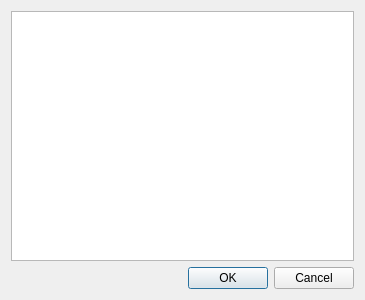
<ui version="4.0" >
 <class>QgsAvoidIntersectionsDialogBase</class>
 <widget class="QDialog" name="QgsAvoidIntersectionsDialogBase" >
  <property name="geometry" >
   <rect>
    <x>0</x>
    <y>0</y>
    <width>365</width>
    <height>300</height>
   </rect>
  </property>
  <property name="windowTitle" >
   <string>Remove intersections of new polygons with layers</string>
  </property>
  <layout class="QGridLayout" name="gridLayout" >
   <item row="0" column="0" >
    <widget class="QListWidget" name="mLayersListWidget" />
   </item>
   <item row="1" column="0" >
    <widget class="QDialogButtonBox" name="mButtonBox" >
     <property name="orientation" >
      <enum>Qt::Horizontal</enum>
     </property>
     <property name="standardButtons" >
      <set>QDialogButtonBox::Cancel|QDialogButtonBox::Ok</set>
     </property>
    </widget>
   </item>
  </layout>
 </widget>
 <resources/>
 <connections>
  <connection>
   <sender>mButtonBox</sender>
   <signal>accepted()</signal>
   <receiver>QgsAvoidIntersectionsDialogBase</receiver>
   <slot>accept()</slot>
   <hints>
    <hint type="sourcelabel" >
     <x>248</x>
     <y>254</y>
    </hint>
    <hint type="destinationlabel" >
     <x>157</x>
     <y>274</y>
    </hint>
   </hints>
  </connection>
  <connection>
   <sender>mButtonBox</sender>
   <signal>rejected()</signal>
   <receiver>QgsAvoidIntersectionsDialogBase</receiver>
   <slot>reject()</slot>
   <hints>
    <hint type="sourcelabel" >
     <x>316</x>
     <y>260</y>
    </hint>
    <hint type="destinationlabel" >
     <x>286</x>
     <y>274</y>
    </hint>
   </hints>
  </connection>
 </connections>
</ui>
